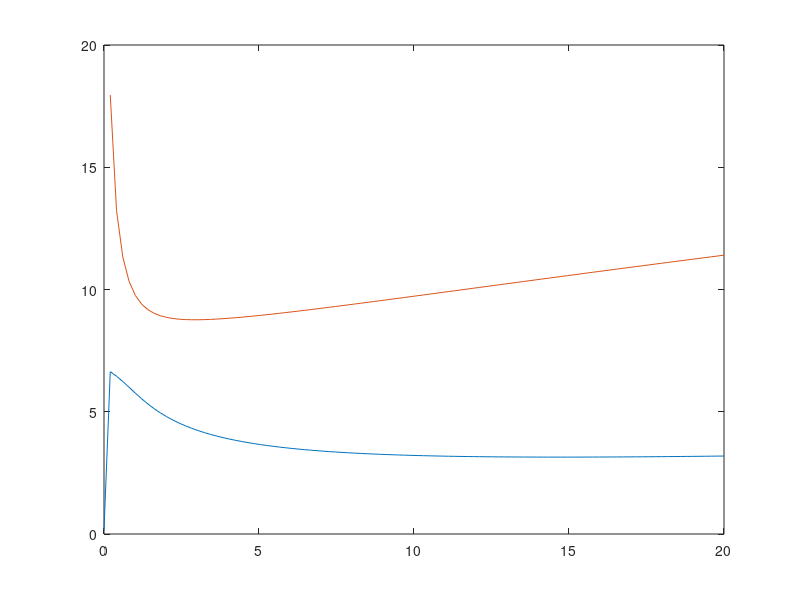

Reproduce this figure in MATLAB.
clear
close all
NUM_POINTS = 100;
mass_ratio_21 = linspace(0,20,NUM_POINTS);
mass_ratio_31 = 10;

k1 = 1;
k2 = 1;
k3 = 1;

m1 = 1;
% syms k2 k3
freq_ratio = zeros(2,NUM_POINTS);
for iPoint = 1:NUM_POINTS
    m2 = mass_ratio_21(iPoint)*m1;
    m3 = mass_ratio_31*m1;
    
    K = [k1 + k2, -k2, 0;
        -k2, k2+k3, -k3;
        0, -k3, k3];
    
    M = eye(3).*[m1;m2;m3];
    

    [evec,eval] = eig(K,M);

    freq = sqrt(diag(eval));

    freq_ratio(:,iPoint) = freq(2:3)/freq(1);
end

figure;
plot(mass_ratio_21,freq_ratio)


% NUM_POINTS = 100;
% stiffness_ratio_21 = linspace(0,1,NUM_POINTS);
% stiffness_ratio_31 = linspace(0,1,NUM_POINTS);
% 
% k1 = 1;
% % syms k2 k3
% freq_ratio_21 = zeros(NUM_POINTS,NUM_POINTS);
% freq_ratio_31 = zeros(NUM_POINTS,NUM_POINTS);
% for iPoint = 1:NUM_POINTS
%     for jPoint = 1:NUM_POINTS
%         k2 = stiffness_ratio_21(iPoint)*k1;
%         k3 = stiffness_ratio_31(jPoint)*k1;
% 
%         K = [k1 + k2, -k2, 0;
%             -k2, k2+k3, -k3;
%             0, -k3, k3];
% 
% 
% 
%         [evec,eval] = eig(K);
% 
%         freq = sqrt(diag(eval));
% 
%         freq_ratio_21(iPoint,jPoint) = freq(2)/freq(1);
%         freq_ratio_31(iPoint,jPoint) = freq(3)/freq(1);
%     end
% end
% 
% 
% [X,Y] = meshgrid(stiffness_ratio_21,stiffness_ratio_31);
% figure;
% tiledlayout("flow")
% nexttile
% mesh(X,Y,freq_ratio_21)
% nexttile
% mesh(X,Y,freq_ratio_31)